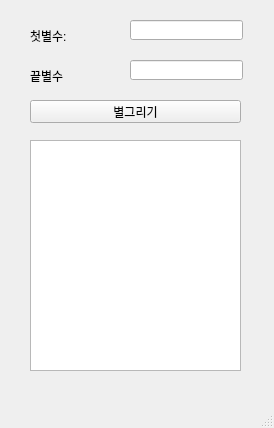
<?xml version="1.0" encoding="UTF-8"?>
<ui version="4.0">
 <class>MainWindow</class>
 <widget class="QMainWindow" name="MainWindow">
  <property name="geometry">
   <rect>
    <x>0</x>
    <y>0</y>
    <width>274</width>
    <height>428</height>
   </rect>
  </property>
  <property name="windowTitle">
   <string>MainWindow</string>
  </property>
  <widget class="QWidget" name="centralwidget">
   <widget class="QLabel" name="lbl1">
    <property name="geometry">
     <rect>
      <x>30</x>
      <y>30</y>
      <width>56</width>
      <height>12</height>
     </rect>
    </property>
    <property name="text">
     <string>첫별수:</string>
    </property>
   </widget>
   <widget class="QLabel" name="lbl2">
    <property name="geometry">
     <rect>
      <x>30</x>
      <y>70</y>
      <width>56</width>
      <height>12</height>
     </rect>
    </property>
    <property name="text">
     <string>끝별수</string>
    </property>
   </widget>
   <widget class="QLineEdit" name="le1">
    <property name="geometry">
     <rect>
      <x>130</x>
      <y>20</y>
      <width>113</width>
      <height>20</height>
     </rect>
    </property>
   </widget>
   <widget class="QLineEdit" name="le2">
    <property name="geometry">
     <rect>
      <x>130</x>
      <y>60</y>
      <width>113</width>
      <height>20</height>
     </rect>
    </property>
   </widget>
   <widget class="QPushButton" name="pb">
    <property name="geometry">
     <rect>
      <x>30</x>
      <y>100</y>
      <width>211</width>
      <height>23</height>
     </rect>
    </property>
    <property name="text">
     <string>별그리기</string>
    </property>
   </widget>
   <widget class="QTextEdit" name="te">
    <property name="geometry">
     <rect>
      <x>30</x>
      <y>140</y>
      <width>211</width>
      <height>231</height>
     </rect>
    </property>
   </widget>
  </widget>
  <widget class="QMenuBar" name="menubar">
   <property name="geometry">
    <rect>
     <x>0</x>
     <y>0</y>
     <width>274</width>
     <height>21</height>
    </rect>
   </property>
  </widget>
  <widget class="QStatusBar" name="statusbar"/>
 </widget>
 <resources/>
 <connections/>
</ui>
